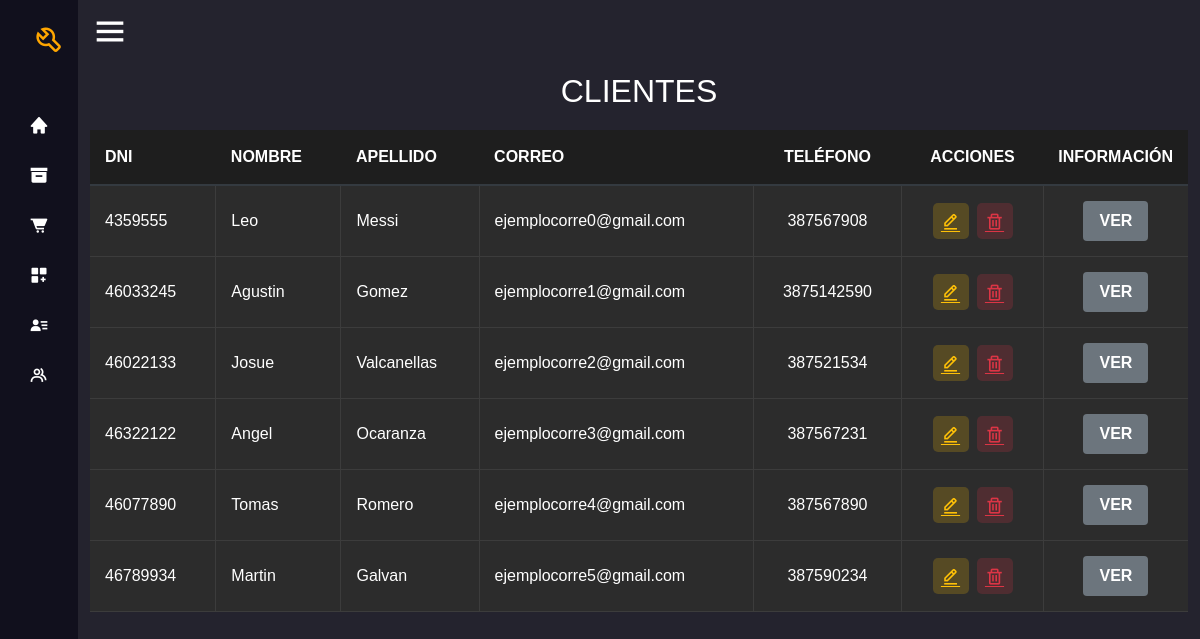
Before: /clientes (signed in) with the older database file.
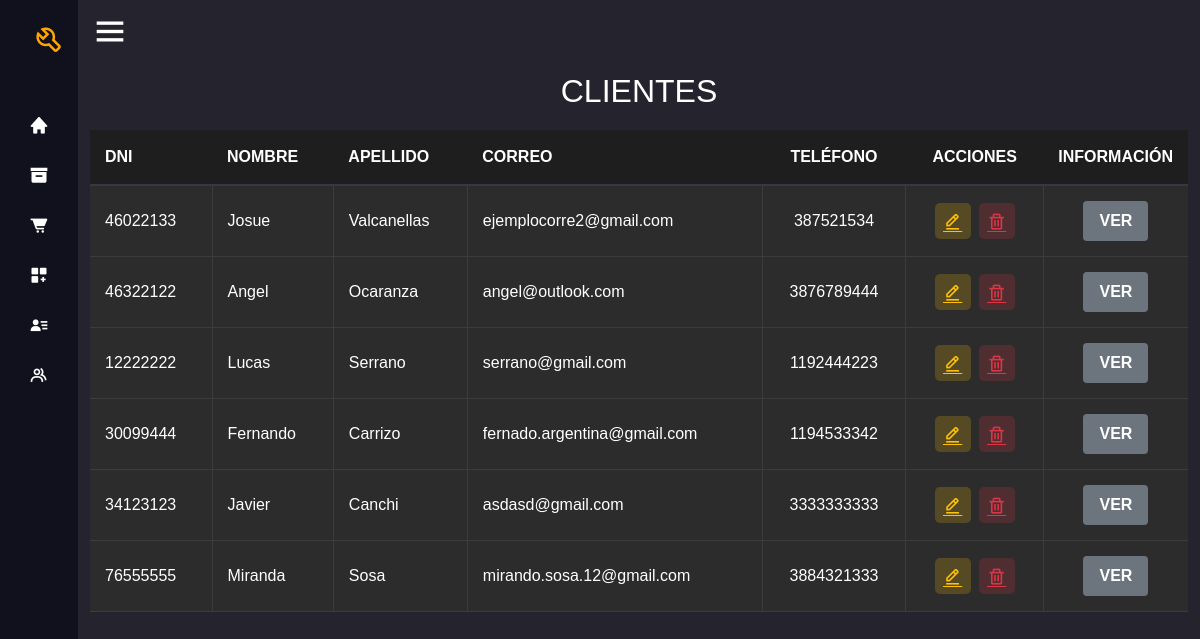
After: the same page with the newer database file.
### entidad/models.py (models this page shows, shortened)
class Cliente(models.Model):
    dni= models.CharField(max_length=8)
    nombre= models.CharField(max_length=30)
    apellido= models.CharField(max_length=30)
    correo= models.EmailField(max_length=40, blank=True)
    telefono= models.CharField(max_length=10)
    activo= models.BooleanField(default=True)
    class Meta:
        verbose_name = ("Cliente")
        verbose_name_plural = ("Clientes")

### entidad/views.py (the view)
# urls.py: path("clientes", views.clientes, name="clientes"),
@login_required
def clientes(request, template_name="entidad/clientes.html"):
    if not request.user.has_perm('entidad.view_cliente'):
        return redirect('permiso_denegado')
    cliente_list= Cliente.objects.filter(activo=True)
    dato={"clientes": cliente_list}
    return render(request, template_name, dato)

### templates/entidad/clientes.html (shortened to what this page needs)
{% extends "base.html" %}
{% load static %}
{% block content %}
<html lang="en">
<head>
    <link rel="stylesheet" href="{% static 'css/clientes_tabla.css' %}">
</head>
<h1 class="products-title">CLIENTES</h1>
<table class="table-custom" id="tabla-clientes">
    <thead>
        <tr>
            <th>DNI</th>
            <th>NOMBRE</th>
            <th>APELLIDO</th>
            <th>CORREO</th>
            <th>TELÉFONO</th>
            <th>ACCIONES</th>
            <th>INFORMACIÓN</th>
        </tr>
    </thead>
    <tbody>
        {% for cliente in clientes %}
            <tr>
                <td>{{ cliente.dni }}</td>
                <td>{{ cliente.nombre }}</td>
                <td>{{ cliente.apellido }}</td>
                <td>{{ cliente.correo }}</td>
                <td>{{ cliente.telefono }}</td>
                <td class="acciones-celda">
                    <div class="acciones-container">
                        <a href="{% url 'modificar_cliente' cliente.id %}" class="icon-container icon-edit">
                            <i class='bx bx-edit-alt'></i>
                        </a>
                        {% if perms.auth.add_user %}
                        <a href="{% url 'eliminar_cliente' cliente.id %}" class="icon-container icon-delete">
                            <i class='bx bx-trash'></i>
                        </a>
                        {% endif %}
                    </div>
                </td>
                <td>
                    <a href="{% url 'ventas_clientes' cliente.id %}" class="btn btn-secondary">VER</a>
                </td>
            </tr>
        {% empty %}
            <tr>
                <td colspan="7">No hay productos disponibles.</td>
            </tr>
        {% endfor %}
    </tbody>
</table>
{% endblock %}

Changed rows visible on the page:
no longer on this page (row edited): Cliente: dni "4359555", nombre "Leo", apellido "Messi", correo "ejemplocorre0@gmail.com", telefono "387567908"
no longer on this page (row edited): Cliente: dni "46033245", nombre "Agustin", apellido "Gomez", correo "ejemplocorre1@gmail.com", telefono "3875142590"
no longer on this page (row edited): Cliente: dni "46077890", nombre "Tomas", apellido "Romero", correo "ejemplocorre4@gmail.com", telefono "387567890"
no longer on this page (row edited): Cliente: dni "46789934", nombre "Martin", apellido "Galvan", correo "ejemplocorre5@gmail.com", telefono "387590234"
changed Cliente "Angel": correo "ejemplocorre3@gmail.com" → "angel@outlook.com"; telefono "387567231" → "3876789444"
added Cliente: dni "12222222", nombre "Lucas", apellido "Serrano", correo "serrano@gmail.com", telefono "1192444223"
added Cliente: dni "30099444", nombre "Fernando", apellido "Carrizo", correo "fernado.argentina@gmail.com", telefono "1194533342"
added Cliente: dni "34123123", nombre "Javier", apellido "Canchi", correo "asdasd@gmail.com", telefono "3333333333"
added Cliente: dni "76555555", nombre "Miranda", apellido "Sosa", correo "mirando.sosa.12@gmail.com", telefono "3884321333"
